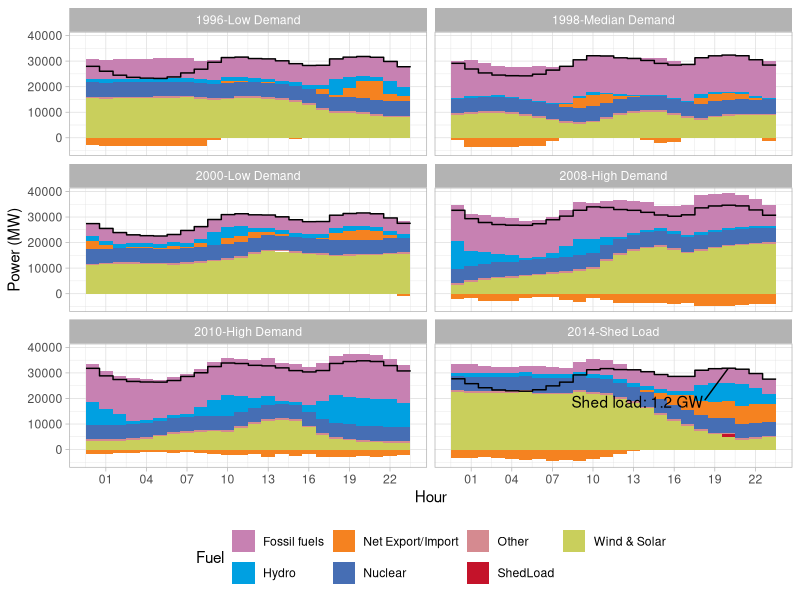

Write R code to recreate this figure.
# This code has been used to generate the figures in the following report:
# De Felice, M., Busch, S., Kanellopoulos, K., Kavvadias, K. and Hidalgo Gonzalez, I.,
# Power system flexibility in a variable climate,
# ISBN 978-92-76-18183-5 (online), doi:10.2760/75312 (online)
# This code is released under Creative Commons Attribution 4.0 International (CC BY 4.0) licence
# (https://creativecommons.org/licenses/by/4.0/).

library(tidyverse)
library(lubridate)

toplot <- read_csv("data_figure27.csv")
cmap <- c(
  `Fossil fuels` = "#c781b2", Nuclear = "#466eb4ff", Other = "#d58a90",
  `Wind & Solar` = "#c9cf5c", Hydro = "#00a0e1ff", ROR = "#00a0e1ff",
  Reservoir = "#00a0e1ff", Pumping = "#00a0e1ff", `Net Export/Import` = "#f58220",
  ShedLoad = "#c4132a", Demand = "black", `Loss of Load` = "red"
)

g <- ggplot(toplot, aes(x = h, y = OutputPower)) +
  geom_bar(
    data = toplot %>% filter(!(fuel_class %in% c("Demand", "Loss of Load"))),
    stat = "identity",
    aes(fill = fuel_class),
    width = 3600
  ) +
  geom_step(
    data = toplot %>% filter(fuel_class == "Demand"),
    position = position_nudge(x = -24 * 70)
  ) +
  scale_fill_manual(values = cmap, name = "Fuel") +
  facet_wrap(~label, dir = "h", ncol = 2) +
scale_x_datetime(
  date_breaks = "3 hours",
  date_labels = "%H"
) +
  xlab("Hour") +
  ylab("Power (MW)") +
  theme_light() +
  theme(legend.position = "bottom") +
  ggrepel::geom_text_repel(
    data = toplot %>%
      filter(id == 2014, hour(h) == 20, fuel_class == "Demand"),
    aes(x = h, y = OutputPower), label = "Shed load: 1.2 GW",
    direction = "x",
    box.padding = 3,
    segment.colour = "black"
  )

ggsave("figure27.png", width = 6, height = 8)
